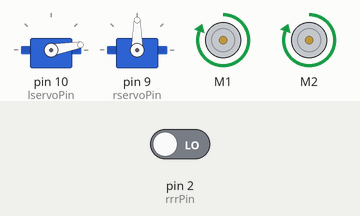
The sketch below on a simulated Arduino Uno, built with avr-gcc and run on an emulated ATmega328P. Shown: 2 × servo, 2 × DC motor (green arrow = forward, orange = backward, longer = faster). The test bench sets the inputs (shaded band); at power-on: pin 2 (rrrPin) LOW. What the sketch prints to the serial monitor is not drawn.

Above: at 0.1 s.
Timing chart, 0 to 1.6 s (numbered marks = the images above):
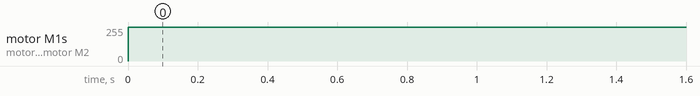

The sketch:

motor.ino
```cpp
#include <Wire.h>
#include <Adafruit_MotorShield.h>
#include <Servo.h>
#include "utility/Adafruit_MS_PWMServoDriver.h"

Adafruit_MotorShield AFMS = Adafruit_MotorShield();
Adafruit_DCMotor* ml = AFMS.getMotor(1);
Adafruit_DCMotor* mr = AFMS.getMotor(2);

#define BLACK 0
#define WHITE 1
unsigned long timeStart;
const int normalSpeed = 255;
const int ot = 250;
const int it = 200;
int leftLSReading = 0;
int rightLSReading = 0;
int rrrReading = 0;
const int leftLSPin = 0;
const int rightLSPin = 1;
const int rrrPin = 2;
const int lservoPin = 10;
const int rservoPin = 9;
const int trigPin = 7;
const int echoPin = 8;
const int IRPin = A2;
int tunnelLeftClearance = 5;
int mlSpeed = normalSpeed;
int mrSpeed = normalSpeed;

bool holding = true;

Servo lservo;
Servo rservo;

void setNormalSpeed() {
  if (mlSpeed != normalSpeed || mrSpeed != normalSpeed) {
    ml->setSpeed(normalSpeed);
    mr->setSpeed(normalSpeed);
    ml->run(FORWARD);
    mr->run(FORWARD);
    mlSpeed = normalSpeed;
    mrSpeed = normalSpeed;
  }
}

void turnRight() {
  if (mlSpeed != ot || mrSpeed != it) {
    ml->setSpeed(ot);
    mr->setSpeed(it);
    ml->run(FORWARD);
    mr->run(BACKWARD);
    mlSpeed = ot;
    mrSpeed = it;
  }
}

void turnLeft() {
  if (mlSpeed != it || mrSpeed != ot) {
    ml->setSpeed(it);
    mr->setSpeed(ot);
    ml->run(BACKWARD);
    mr->run(FORWARD);
    mlSpeed = it;
    mrSpeed = ot;
  }
}

// process value from US sensor
int readUSSensor()
{
  digitalWrite(trigPin, LOW);
  delayMicroseconds(2);
  digitalWrite(trigPin, HIGH);
  delayMicroseconds(10);
  digitalWrite(trigPin, LOW);
  return pulseIn(echoPin, HIGH) * 0.034 / 2;
}

void followLine() {
  leftLSReading = digitalRead(leftLSPin);
  rightLSReading = digitalRead(rightLSPin);
  rrrReading = digitalRead(rrrPin);
  // usReading = digitalRead(usPin);
  Serial.print(leftLSReading);
  Serial.print(" <-L  R-> ");
  Serial.print(rightLSReading);
  Serial.print("       RM-> ");
  Serial.println(rrrReading);
  // if (millis() - timeStart > 500) {
  //   timeStart = millis();
  //   Serial.print(mlSpeed);
  //   Serial.print(" <-L  R-> ");
  //   Serial.println(mrSpeed);
  // }

  if (leftLSReading == WHITE && rightLSReading == BLACK) turnLeft();
  else if (leftLSReading == BLACK && rightLSReading == WHITE && rrrReading == BLACK) turnRight();
  else setNormalSpeed();
}

void setup() {
  // put your setup code here, to run once:
  timeStart = millis();
  Serial.begin(9600);
  AFMS.begin();
  lservo.attach(lservoPin);
  rservo.attach(rservoPin);
  pinMode(leftLSPin, INPUT);
  pinMode(rightLSPin, INPUT);
  pinMode(rrrPin, INPUT);
  pinMode(trigPin, OUTPUT);
  pinMode(echoPin, INPUT);
  ml->setSpeed(normalSpeed);
  mr->setSpeed(normalSpeed);
  ml->run(FORWARD);
  mr->run(FORWARD);
  // lservo.write(135.0/270*180);
  // rservo.write(15.0/270*180);
  // delay(500);
  lservo.write(15.0/270*180);
  rservo.write(135.0/270*180);
}

void tunnelDriving() {
  int leftUSreading = readUSSensor();
  if (leftUSreading < tunnelLeftClearance + 0.5) turnRight();
  else if (leftUSreading > tunnelLeftClearance - 0.5) turnLeft();
  else setNormalSpeed();
}

void loop() {
followLine();
}
```

Measured:
- by itself, motor M1, motor M2: stopped → forward 255/255 at 0.00 s
